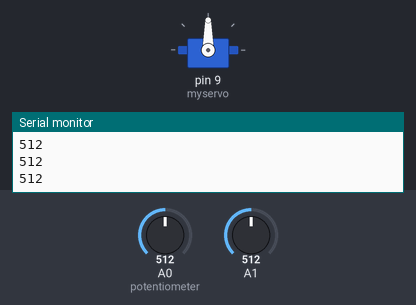
Simulated run of this program. Board: Arduino Uno, built with avr-gcc and run on an emulated ATmega328P. Shown: servo, the last lines printed to the serial monitor. The inputs (shaded band) are chosen by the test bench; at power-on: A1 = 512, A0 (potentiometer) = 512.

Above: at 1.2 s.
1.3 s: A1 set to 716
At 1.6 s:
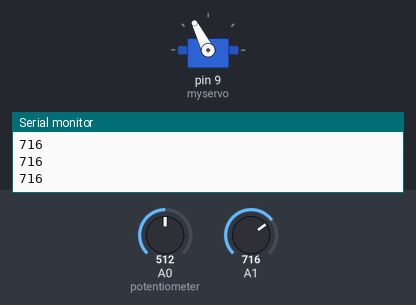
2.8 s: A1 set to 900
At 4.0 s:
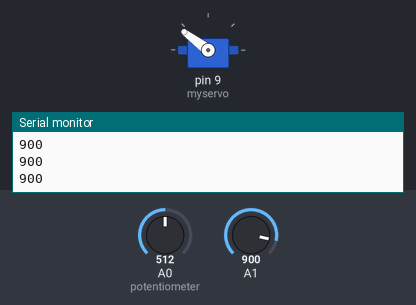
4.3 s: A1 set to 1023
At 5.2 s:
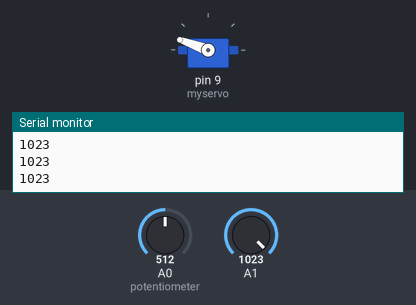
5.8 s: A1 set to 306
At 6.4 s:
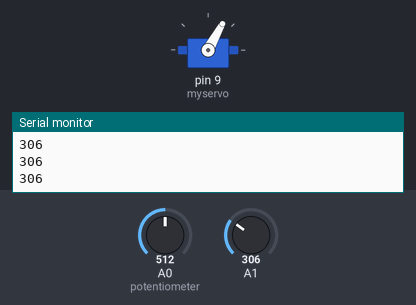
7.3 s: A1 set to 122
At 8.7 s:
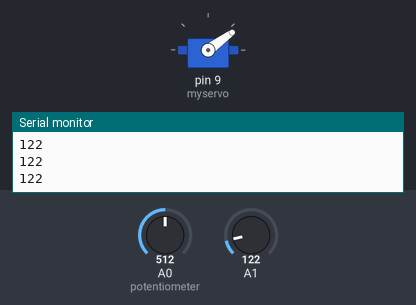
Timing chart, 0 to 9.8 s (numbered marks = the images above; inputs shaded):
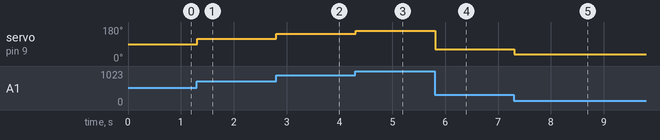

The program:

main.cpp
```cpp
#include <Arduino.h>
#include <Servo.h>          //include the servo library

int potPosition;           //this variable will store the position of the potentiometer
int servoPosition;         //the servo will move to this position
int light;

Servo myservo;              //create a servo object


void setup() {
  myservo.attach(9);        //tell the servo object that its servo is plugged into pin 9
#ifdef _PRINT_
  Serial.begin(9600);
#endif
}

void loop() {
  potPosition = analogRead(A0);                     //use analog read to measure the position of the potentiometer (0-1023)
#ifdef _EXPERIMENT_1_
  servoPosition = map(potPosition, 0, 1023, 160, 20); // reverse the pot
#elif _EXPERIMENT_2_
  servoPosition = map(potPosition, 0, 1023, 60, 120); // small range
#elif _EXPERIMENT_3_
  light = analogRead(A1);
  servoPosition = map(light, 0, 1023, 20, 160);
#ifdef _PRINT_
  Serial.println(light);
#endif
#else
  servoPosition = map(potPosition, 0, 1023, 20, 160); //convert the potentiometer number to a servo position from 20-160
                                                      //Note: its best to avoid driving the little SIK servos all the
                                                      //way to 0 or 180 degrees it can cause the motor to jitter, which is bad for the servo.
#endif
  myservo.write(servoPosition);                      //move the servo to the 10 degree position
}
```

Measured:
- after the input at 1.3 s, servo on pin 9 (myservo): 90° → 117° at once
- after the input at 2.8 s, servo on pin 9 (myservo): 117° → 143° at once
- after the input at 4.3 s, servo on pin 9 (myservo): 143° → 160° at once
- after the input at 5.8 s, servo on pin 9 (myservo): 160° → 61° at once
- after the input at 7.3 s, servo on pin 9 (myservo): 61° → 36° at once
